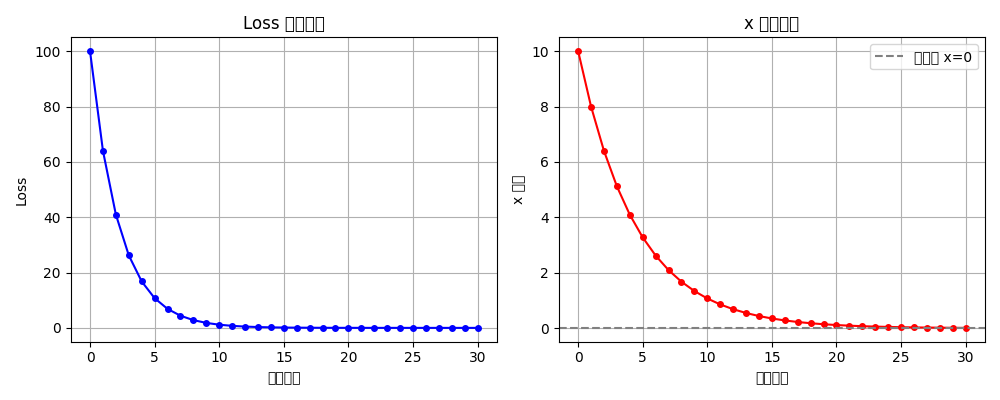

This chart was generated by the following Python code:
import numpy as np
import matplotlib.pyplot as plt

# 目标：找到 f(x) = x² 的最小值
def f(x):
    return x ** 2

def gradient(x):
    return 2 * x

# 梯度下降参数
x = 10.0      # 从 x=10 出发
lr = 0.1      # 学习率
n_steps = 30  # 迭代30次

# 记录每步的结果
history_x    = [x]
history_loss = [f(x)]

for step in range(n_steps):
    grad = gradient(x)
    x = x - lr * grad
    history_x.append(x)
    history_loss.append(f(x))
    if step % 5 == 0:
        print(f"Step {step:2d}: x={x:.4f}, loss={f(x):.6f}")

print(f"\n最终结果：x={x:.6f}, loss={f(x):.8f}")

# 画出 loss 下降曲线和 x 收敛过程
plt.figure(figsize=(10, 4))

plt.subplot(1, 2, 1)
plt.plot(history_loss, 'b-o', markersize=4)
plt.xlabel('迭代次数')
plt.ylabel('Loss')
plt.title('Loss 下降曲线')
plt.grid(True)

plt.subplot(1, 2, 2)
plt.plot(history_x, 'r-o', markersize=4)
plt.xlabel('迭代次数')
plt.ylabel('x 的值')
plt.title('x 收敛过程')
plt.axhline(0, color='gray', linestyle='--', label='最优解 x=0')
plt.legend()
plt.grid(True)

plt.tight_layout()
plt.savefig('week02/gradient_descent.png', dpi=100)
print("图片已保存到 week02/gradient_descent.png")
